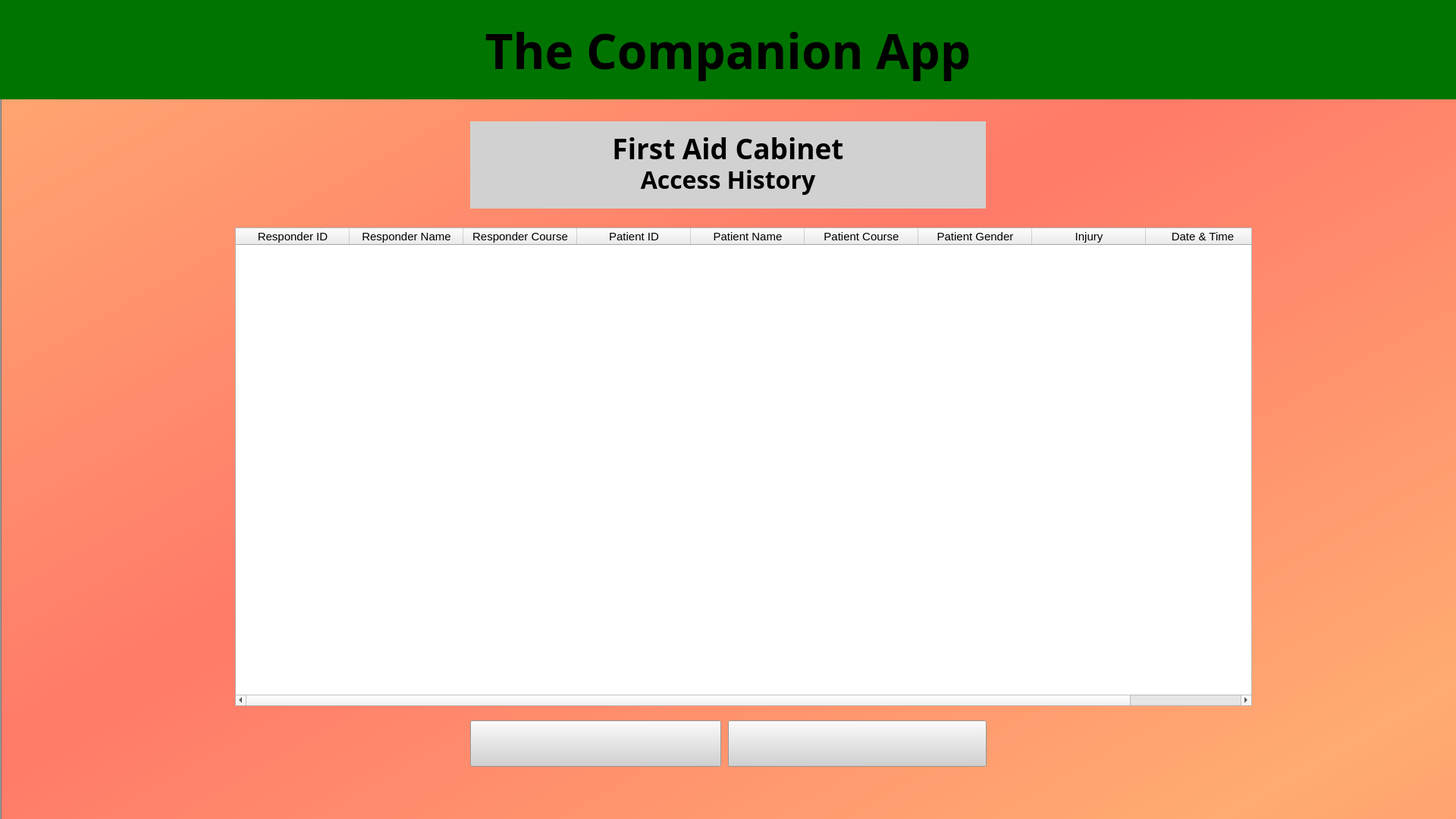
<?xml version="1.0" encoding="UTF-8"?>
<ui version="4.0">
 <class>MainWindow</class>
 <widget class="QMainWindow" name="MainWindow">
  <property name="windowModality">
   <enum>Qt::WindowModal</enum>
  </property>
  <property name="geometry">
   <rect>
    <x>0</x>
    <y>0</y>
    <width>1920</width>
    <height>1080</height>
   </rect>
  </property>
  <property name="windowTitle">
   <string>First Aid Cabinet</string>
  </property>
  <widget class="QWidget" name="centralwidget">
   <property name="minimumSize">
    <size>
     <width>1920</width>
     <height>1080</height>
    </size>
   </property>
   <widget class="QLabel" name="Background">
    <property name="geometry">
     <rect>
      <x>0</x>
      <y>0</y>
      <width>1981</width>
      <height>1083</height>
     </rect>
    </property>
    <property name="sizePolicy">
     <sizepolicy hsizetype="Expanding" vsizetype="Expanding">
      <horstretch>0</horstretch>
      <verstretch>0</verstretch>
     </sizepolicy>
    </property>
    <property name="mouseTracking">
     <bool>true</bool>
    </property>
    <property name="focusPolicy">
     <enum>Qt::NoFocus</enum>
    </property>
    <property name="styleSheet">
     <string notr="true">background-color: qlineargradient(spread:reflect, x1:0, y1:0, x2:0.46, y2:0.4375, stop:0 rgba(255, 171, 114, 255), stop:1 rgba(255, 122, 105, 255));</string>
    </property>
    <property name="frameShape">
     <enum>QFrame::WinPanel</enum>
    </property>
    <property name="frameShadow">
     <enum>QFrame::Sunken</enum>
    </property>
    <property name="text">
     <string/>
    </property>
    <property name="pixmap">
     <pixmap>abstract-white-graphic-design-presentation-background-web-template_156943-914.png</pixmap>
    </property>
    <property name="scaledContents">
     <bool>true</bool>
    </property>
   </widget>
   <widget class="QLabel" name="topbanner">
    <property name="geometry">
     <rect>
      <x>0</x>
      <y>0</y>
      <width>1920</width>
      <height>131</height>
     </rect>
    </property>
    <property name="minimumSize">
     <size>
      <width>680</width>
      <height>0</height>
     </size>
    </property>
    <property name="maximumSize">
     <size>
      <width>1920</width>
      <height>1080</height>
     </size>
    </property>
    <property name="font">
     <font>
      <family>Bahnschrift SemiBold</family>
      <pointsize>48</pointsize>
      <weight>75</weight>
      <bold>true</bold>
     </font>
    </property>
    <property name="styleSheet">
     <string notr="true">
background-color: rgb(0, 116, 0);
color: rgb(0, 0, 0);
</string>
    </property>
    <property name="frameShape">
     <enum>QFrame::NoFrame</enum>
    </property>
    <property name="frameShadow">
     <enum>QFrame::Plain</enum>
    </property>
    <property name="text">
     <string>The Companion App</string>
    </property>
    <property name="alignment">
     <set>Qt::AlignCenter</set>
    </property>
   </widget>
   <widget class="QLabel" name="AccessHistory">
    <property name="geometry">
     <rect>
      <x>620</x>
      <y>214</y>
      <width>680</width>
      <height>61</height>
     </rect>
    </property>
    <property name="maximumSize">
     <size>
      <width>680</width>
      <height>1080</height>
     </size>
    </property>
    <property name="font">
     <font>
      <family>Bahnschrift SemiBold</family>
      <pointsize>24</pointsize>
      <weight>75</weight>
      <bold>true</bold>
     </font>
    </property>
    <property name="styleSheet">
     <string notr="true">background-color: rgb(209, 209, 209);</string>
    </property>
    <property name="text">
     <string>Access History</string>
    </property>
    <property name="alignment">
     <set>Qt::AlignHCenter|Qt::AlignTop</set>
    </property>
   </widget>
   <widget class="QLabel" name="TheCompanionApp">
    <property name="geometry">
     <rect>
      <x>620</x>
      <y>160</y>
      <width>680</width>
      <height>61</height>
     </rect>
    </property>
    <property name="maximumSize">
     <size>
      <width>1920</width>
      <height>1080</height>
     </size>
    </property>
    <property name="font">
     <font>
      <family>Bahnschrift SemiBold</family>
      <pointsize>28</pointsize>
      <weight>75</weight>
      <bold>true</bold>
     </font>
    </property>
    <property name="styleSheet">
     <string notr="true">background-color: rgb(209, 209, 209);
</string>
    </property>
    <property name="text">
     <string>First Aid Cabinet</string>
    </property>
    <property name="alignment">
     <set>Qt::AlignBottom|Qt::AlignHCenter</set>
    </property>
   </widget>
   <widget class="QLabel" name="TUPLOGO">
    <property name="geometry">
     <rect>
      <x>630</x>
      <y>170</y>
      <width>91</width>
      <height>91</height>
     </rect>
    </property>
    <property name="sizePolicy">
     <sizepolicy hsizetype="Expanding" vsizetype="Expanding">
      <horstretch>0</horstretch>
      <verstretch>0</verstretch>
     </sizepolicy>
    </property>
    <property name="maximumSize">
     <size>
      <width>115</width>
      <height>115</height>
     </size>
    </property>
    <property name="styleSheet">
     <string notr="true"/>
    </property>
    <property name="frameShape">
     <enum>QFrame::NoFrame</enum>
    </property>
    <property name="frameShadow">
     <enum>QFrame::Sunken</enum>
    </property>
    <property name="text">
     <string/>
    </property>
    <property name="pixmap">
     <pixmap>306923334_441149988133144_8535244359366534707_n.png</pixmap>
    </property>
    <property name="scaledContents">
     <bool>true</bool>
    </property>
   </widget>
   <widget class="QLabel" name="GreenCross">
    <property name="geometry">
     <rect>
      <x>1200</x>
      <y>170</y>
      <width>91</width>
      <height>91</height>
     </rect>
    </property>
    <property name="sizePolicy">
     <sizepolicy hsizetype="Expanding" vsizetype="Expanding">
      <horstretch>0</horstretch>
      <verstretch>0</verstretch>
     </sizepolicy>
    </property>
    <property name="maximumSize">
     <size>
      <width>115</width>
      <height>115</height>
     </size>
    </property>
    <property name="styleSheet">
     <string notr="true"/>
    </property>
    <property name="frameShape">
     <enum>QFrame::NoFrame</enum>
    </property>
    <property name="frameShadow">
     <enum>QFrame::Sunken</enum>
    </property>
    <property name="text">
     <string/>
    </property>
    <property name="pixmap">
     <pixmap>green_cross.png</pixmap>
    </property>
    <property name="scaledContents">
     <bool>true</bool>
    </property>
   </widget>
   <widget class="QPushButton" name="refreshButton">
    <property name="geometry">
     <rect>
      <x>960</x>
      <y>950</y>
      <width>341</width>
      <height>61</height>
     </rect>
    </property>
    <property name="minimumSize">
     <size>
      <width>0</width>
      <height>45</height>
     </size>
    </property>
    <property name="font">
     <font>
      <family>Bahnschrift SemiBold</family>
      <pointsize>14</pointsize>
      <weight>75</weight>
      <bold>true</bold>
     </font>
    </property>
    <property name="toolTip">
     <string>&lt;html&gt;&lt;head/&gt;&lt;body&gt;&lt;p&gt;Refreshes the displayed information&lt;/p&gt;&lt;/body&gt;&lt;/html&gt;</string>
    </property>
    <property name="styleSheet">
     <string notr="true">image: url(:/refresh/refresh.png);
background-image: url(:/refresh/refresh.png);
background-color: rgb(209, 209, 209);</string>
    </property>
    <property name="text">
     <string/>
    </property>
   </widget>
   <widget class="QPushButton" name="exportButton">
    <property name="geometry">
     <rect>
      <x>620</x>
      <y>950</y>
      <width>331</width>
      <height>61</height>
     </rect>
    </property>
    <property name="sizePolicy">
     <sizepolicy hsizetype="Expanding" vsizetype="Expanding">
      <horstretch>8</horstretch>
      <verstretch>0</verstretch>
     </sizepolicy>
    </property>
    <property name="minimumSize">
     <size>
      <width>0</width>
      <height>45</height>
     </size>
    </property>
    <property name="font">
     <font>
      <family>Bahnschrift SemiBold</family>
      <pointsize>14</pointsize>
      <weight>75</weight>
      <bold>true</bold>
     </font>
    </property>
    <property name="toolTip">
     <string>&lt;html&gt;&lt;head/&gt;&lt;body&gt;&lt;p&gt;Exports CSV file of stored data&lt;/p&gt;&lt;/body&gt;&lt;/html&gt;</string>
    </property>
    <property name="styleSheet">
     <string notr="true">image: url(:/export/export.png);
background-image: url(:/export/export.png);
background-color: rgb(209, 209, 209);</string>
    </property>
    <property name="text">
     <string/>
    </property>
   </widget>
   <widget class="QTableWidget" name="tableWidget">
    <property name="geometry">
     <rect>
      <x>310</x>
      <y>300</y>
      <width>1341</width>
      <height>631</height>
     </rect>
    </property>
    <property name="dragDropMode">
     <enum>QAbstractItemView::DropOnly</enum>
    </property>
    <attribute name="horizontalHeaderDefaultSectionSize">
     <number>150</number>
    </attribute>
    <column>
     <property name="text">
      <string>Responder ID</string>
     </property>
     <property name="font">
      <font>
       <pointsize>11</pointsize>
      </font>
     </property>
    </column>
    <column>
     <property name="text">
      <string>Responder Name</string>
     </property>
     <property name="font">
      <font>
       <pointsize>11</pointsize>
      </font>
     </property>
    </column>
    <column>
     <property name="text">
      <string>Responder Course</string>
     </property>
     <property name="font">
      <font>
       <pointsize>11</pointsize>
      </font>
     </property>
    </column>
    <column>
     <property name="text">
      <string>Patient ID</string>
     </property>
     <property name="font">
      <font>
       <pointsize>11</pointsize>
      </font>
     </property>
    </column>
    <column>
     <property name="text">
      <string>Patient Name</string>
     </property>
     <property name="font">
      <font>
       <pointsize>11</pointsize>
      </font>
     </property>
    </column>
    <column>
     <property name="text">
      <string>Patient Course</string>
     </property>
     <property name="font">
      <font>
       <pointsize>11</pointsize>
      </font>
     </property>
    </column>
    <column>
     <property name="text">
      <string>Patient Gender</string>
     </property>
     <property name="font">
      <font>
       <pointsize>11</pointsize>
      </font>
     </property>
    </column>
    <column>
     <property name="text">
      <string>Injury</string>
     </property>
     <property name="font">
      <font>
       <pointsize>11</pointsize>
      </font>
     </property>
    </column>
    <column>
     <property name="text">
      <string>Date &amp; Time</string>
     </property>
     <property name="font">
      <font>
       <pointsize>11</pointsize>
      </font>
     </property>
    </column>
   </widget>
  </widget>
 </widget>
 <resources>
  <include location="test.qrc"/>
 </resources>
 <connections/>
</ui>
